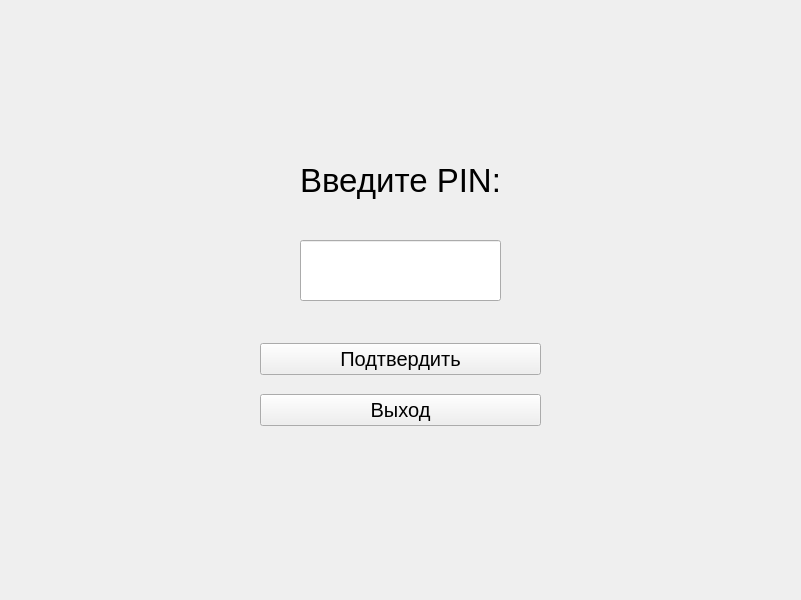
<?xml version="1.0" encoding="UTF-8"?>
<ui version="4.0">
 <class>mainWindow</class>
 <widget class="QMainWindow" name="mainWindow">
  <property name="geometry">
   <rect>
    <x>0</x>
    <y>0</y>
    <width>801</width>
    <height>600</height>
   </rect>
  </property>
  <property name="windowTitle">
   <string>Авторизация</string>
  </property>
  <property name="layoutDirection">
   <enum>Qt::RightToLeft</enum>
  </property>
  <widget class="QWidget" name="centralwidget">
   <widget class="QLineEdit" name="pinInputField">
    <property name="geometry">
     <rect>
      <x>300</x>
      <y>240</y>
      <width>201</width>
      <height>61</height>
     </rect>
    </property>
    <property name="sizePolicy">
     <sizepolicy hsizetype="Fixed" vsizetype="Fixed">
      <horstretch>0</horstretch>
      <verstretch>0</verstretch>
     </sizepolicy>
    </property>
    <property name="minimumSize">
     <size>
      <width>201</width>
      <height>61</height>
     </size>
    </property>
    <property name="maximumSize">
     <size>
      <width>201</width>
      <height>61</height>
     </size>
    </property>
    <property name="font">
     <font>
      <pointsize>20</pointsize>
     </font>
    </property>
    <property name="text">
     <string/>
    </property>
    <property name="alignment">
     <set>Qt::AlignRight|Qt::AlignTrailing|Qt::AlignVCenter</set>
    </property>
   </widget>
   <widget class="QWidget" name="verticalLayoutWidget">
    <property name="geometry">
     <rect>
      <x>0</x>
      <y>140</y>
      <width>801</width>
      <height>80</height>
     </rect>
    </property>
    <layout class="QVBoxLayout" name="textLayout">
     <item>
      <widget class="QLabel" name="authLabel">
       <property name="font">
        <font>
         <pointsize>25</pointsize>
        </font>
       </property>
       <property name="text">
        <string>Введите PIN:</string>
       </property>
       <property name="alignment">
        <set>Qt::AlignCenter</set>
       </property>
      </widget>
     </item>
    </layout>
   </widget>
   <widget class="QWidget" name="verticalLayoutWidget_3">
    <property name="geometry">
     <rect>
      <x>260</x>
      <y>330</y>
      <width>281</width>
      <height>111</height>
     </rect>
    </property>
    <layout class="QVBoxLayout" name="buttonsLayout">
     <item>
      <widget class="QPushButton" name="submitButton">
       <property name="font">
        <font>
         <pointsize>15</pointsize>
        </font>
       </property>
       <property name="text">
        <string>Подтвердить</string>
       </property>
      </widget>
     </item>
     <item>
      <widget class="QPushButton" name="exitButton">
       <property name="font">
        <font>
         <pointsize>15</pointsize>
        </font>
       </property>
       <property name="text">
        <string>Выход</string>
       </property>
      </widget>
     </item>
    </layout>
   </widget>
  </widget>
 </widget>
 <resources/>
 <connections/>
</ui>
